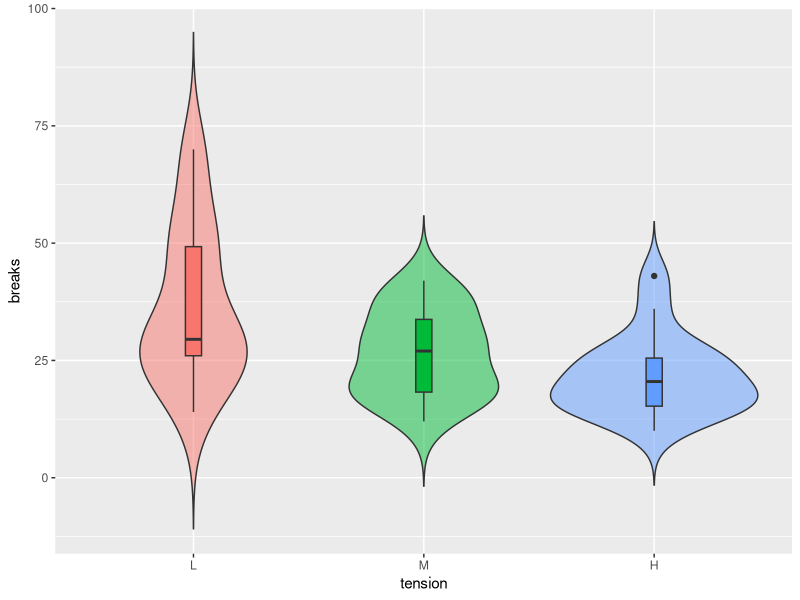

Generate this figure with R:
warpbreaks

# install.packages("ggplot2")
library(ggplot2)

ggplot(warpbreaks, aes(x = tension, y = breaks, fill = tension)) +
  geom_violin(trim = FALSE,alpha = 0.5) + 
  geom_boxplot(width = 0.07) +
  guides(fill = guide_legend(title = "Title")) +
  scale_fill_hue(labels = c("G1", "G2", "G3")) + 
  theme(legend.position = "none") # remove legend
